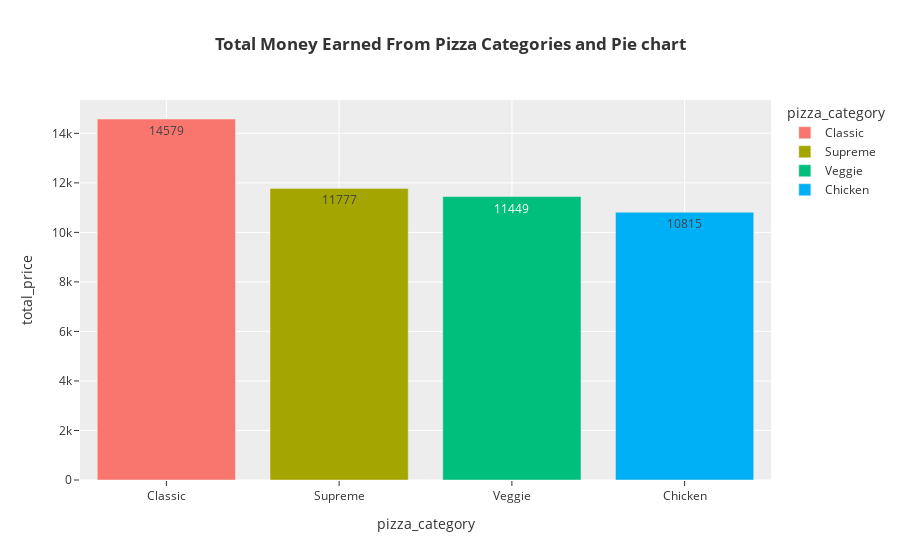
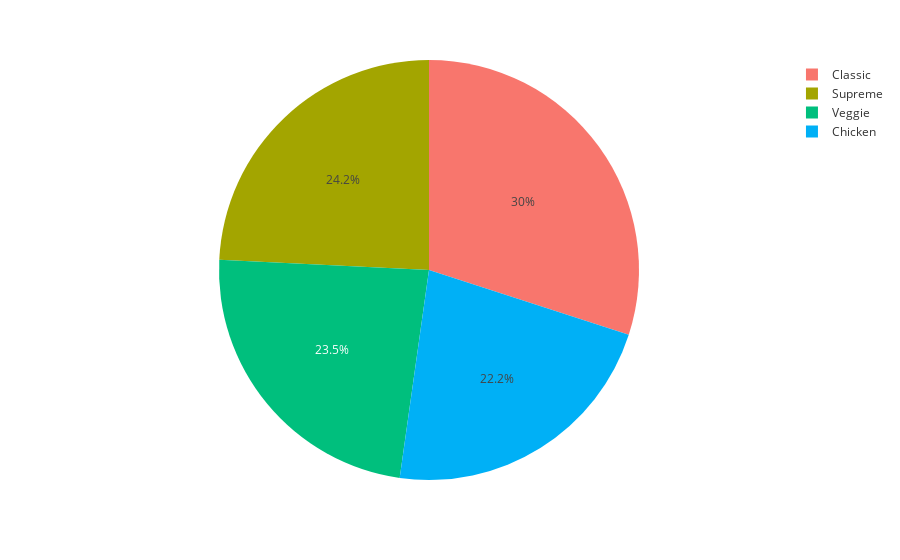

Write notebook code for charts like these, in order.
### Markdown cell above
### Find Total Money Earned From Pizza Categories and also plot pie chart

### Code cell


### Figure 1 — Plotly figure (JSON) as saved in the notebook; plotly's stock layout.template omitted (floating-point values rounded to 4 significant figures)
{"data": [{"alignmentgroup": "True", "hovertemplate": "pizza_category=%{x}<br>total_price=%{text}<extra></extra>", "legendgroup": "Classic", "marker": {"color": "#F8766D", "pattern": {"shape": ""}}, "name": "Classic", "offsetgroup": "Classic", "orientation": "v", "showlegend": true, "text": [14579], "textposition": "auto", "type": "bar", "x": ["Classic"], "xaxis": "x", "y": [14579], "yaxis": "y"}, {"alignmentgroup": "True", "hovertemplate": "pizza_category=%{x}<br>total_price=%{text}<extra></extra>", "legendgroup": "Supreme", "marker": {"color": "#A3A500", "pattern": {"shape": ""}}, "name": "Supreme", "offsetgroup": "Supreme", "orientation": "v", "showlegend": true, "text": [11777], "textposition": "auto", "type": "bar", "x": ["Supreme"], "xaxis": "x", "y": [11777], "yaxis": "y"}, {"alignmentgroup": "True", "hovertemplate": "pizza_category=%{x}<br>total_price=%{text}<extra></extra>", "legendgroup": "Veggie", "marker": {"color": "#00BF7D", "pattern": {"shape": ""}}, "name": "Veggie", "offsetgroup": "Veggie", "orientation": "v", "showlegend": true, "text": [11449], "textposition": "auto", "type": "bar", "x": ["Veggie"], "xaxis": "x", "y": [11449], "yaxis": "y"}, {"alignmentgroup": "True", "hovertemplate": "pizza_category=%{x}<br>total_price=%{text}<extra></extra>", "legendgroup": "Chicken", "marker": {"color": "#00B0F6", "pattern": {"shape": ""}}, "name": "Chicken", "offsetgroup": "Chicken", "orientation": "v", "showlegend": true, "text": [10815], "textposition": "auto", "type": "bar", "x": ["Chicken"], "xaxis": "x", "y": [10815], "yaxis": "y"}], "layout": {"barmode": "relative", "legend": {"title": {"text": "pizza_category"}, "tracegroupgap": 0}, "title": {"text": "<b>Total Money Earned From Pizza Categories and Pie chart</b> "}, "xaxis": {"anchor": "y", "categoryarray": ["Classic", "Supreme", "Veggie", "Chicken"], "categoryorder": "array", "domain": [0, 1], "title": {"text": "pizza_category"}}, "yaxis": {"anchor": "x", "domain": [0, 1], "title": {"text": "total_price"}}}}

### Figure 2 — Plotly figure (JSON) as saved in the notebook; plotly's stock layout.template omitted (floating-point values rounded to 4 significant figures)
{"data": [{"domain": {"x": [0, 1], "y": [0, 1]}, "hovertemplate": "pizza_category=%{label}<br>value=%{value}<extra></extra>", "labels": ["Classic", "Supreme", "Veggie", "Chicken"], "legendgroup": "", "name": "", "showlegend": true, "type": "pie", "values": [14579, 11777, 11449, 10815]}], "layout": {"legend": {"tracegroupgap": 0}, "margin": {"t": 60}}}
